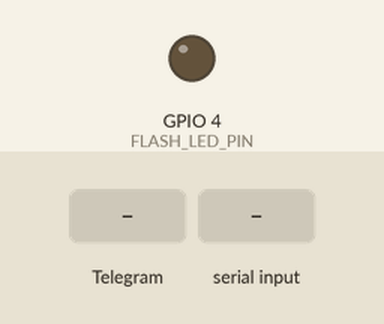
Recording of a sketch running on a simulated ESP32. Parts: output pins drawn as LEDs (lit = HIGH). The test bench sets the inputs (shaded band). WiFi joins after 1.5 s; servers stay silent unless stated; the camera gives no picture; web services answer with replies made up by the test bench; what the sketch prints to the serial monitor is not drawn.

Above: at 3.0 s.
3.1 s: Telegram message "/flash" received
At 3.9 s:
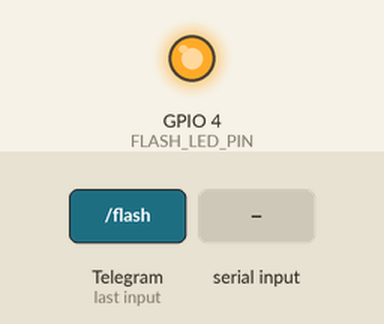
4.9 s: "?\n" received over the second serial link
6.5 s: "!\n" received over the second serial link
8.0 s: Telegram message "/start" received
10.4 s: "@\n" received over the second serial link
11.9 s: Telegram message "/photo" received
Timing chart, 0 to 14.8 s (numbered marks = the images above; inputs shaded):
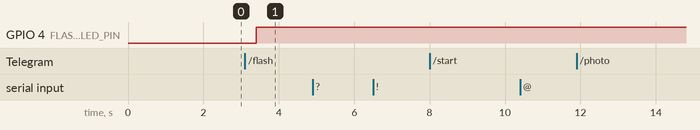

The sketch:

RX_ESP32CAM.ino
```cpp
#include <Arduino.h>
#include <WiFi.h>
#include <WiFiClientSecure.h>
#include "soc/soc.h"
#include "soc/rtc_cntl_reg.h"
#include "esp_camera.h"
#include <UniversalTelegramBot.h>
#include <ArduinoJson.h>

const char* ssid = "AndroidAP";
const char* password = "12345678";

// Initialize Telegram BOT
String BOTtoken = "8338560090:AAFf2iykD6ID4XtykPLC7N3cOeZShMiiHRY";  // your Bot Token (Get from Botfather)

// Use @myidbot to find out the chat ID of an individual or a group
// Also note that you need to click "start" on a bot before it can
// message you
String CHAT_ID = "6861976939";
bool sendPhoto = false;

WiFiClientSecure clientTCP;
UniversalTelegramBot bot(BOTtoken, clientTCP);

#define FLASH_LED_PIN 4
bool flashState = LOW;

String data;
char CharData;
String StringData, dataSubs;
int index1, index2;

int Data_Photo,
    Data_statusTanah,
    Data_nilaiPH;
String status_tanah,
       status_pompa,
       status_PH,
       nilai_PH;

boolean send_statusTanah = false,
        send_statusPH = false;


//Checks for new messages every 1 second.
int botRequestDelay = 1000;
unsigned long lastTimeBotRan;

//CAMERA_MODEL_AI_THINKER
#define PWDN_GPIO_NUM     32
#define RESET_GPIO_NUM    -1
#define XCLK_GPIO_NUM      0
#define SIOD_GPIO_NUM     26
#define SIOC_GPIO_NUM     27

#define Y9_GPIO_NUM       35
#define Y8_GPIO_NUM       34
#define Y7_GPIO_NUM       39
#define Y6_GPIO_NUM       36
#define Y5_GPIO_NUM       21
#define Y4_GPIO_NUM       19
#define Y3_GPIO_NUM       18
#define Y2_GPIO_NUM        5
#define VSYNC_GPIO_NUM    25
#define HREF_GPIO_NUM     23
#define PCLK_GPIO_NUM     22


void configInitCamera() {
  camera_config_t config;
  config.ledc_channel = LEDC_CHANNEL_0;
  config.ledc_timer = LEDC_TIMER_0;
  config.pin_d0 = Y2_GPIO_NUM;
  config.pin_d1 = Y3_GPIO_NUM;
  config.pin_d2 = Y4_GPIO_NUM;
  config.pin_d3 = Y5_GPIO_NUM;
  config.pin_d4 = Y6_GPIO_NUM;
  config.pin_d5 = Y7_GPIO_NUM;
  config.pin_d6 = Y8_GPIO_NUM;
  config.pin_d7 = Y9_GPIO_NUM;
  config.pin_xclk = XCLK_GPIO_NUM;
  config.pin_pclk = PCLK_GPIO_NUM;
  config.pin_vsync = VSYNC_GPIO_NUM;
  config.pin_href = HREF_GPIO_NUM;
  config.pin_sscb_sda = SIOD_GPIO_NUM;
  config.pin_sscb_scl = SIOC_GPIO_NUM;
  config.pin_pwdn = PWDN_GPIO_NUM;
  config.pin_reset = RESET_GPIO_NUM;
  config.xclk_freq_hz = 20000000;
  config.pixel_format = PIXFORMAT_JPEG;

  //init with high specs to pre-allocate larger buffers
  if (psramFound()) {
    config.frame_size = FRAMESIZE_UXGA;
    config.jpeg_quality = 10;  //0-63 lower number means higher quality
    config.fb_count = 2;
  } else {
    config.frame_size = FRAMESIZE_SVGA;
    config.jpeg_quality = 12;  //0-63 lower number means higher quality
    config.fb_count = 1;
  }

  // camera init
  esp_err_t err = esp_camera_init(&config);
  if (err != ESP_OK) {
    Serial.printf("Camera init failed with error 0x%x", err);
    delay(1000);
    ESP.restart();
  }

  // Drop down frame size for higher initial frame rate
  sensor_t * s = esp_camera_sensor_get();
  s->set_framesize(s, FRAMESIZE_CIF);  // UXGA|SXGA|XGA|SVGA|VGA|CIF|QVGA|HQVGA|QQVGA
}


/* -------------------------------- REQ USER TELEGRAM ------------------------------- */
void handleNewMessages(int numNewMessages) {
  Serial.print("Handle New Messages: ");
  Serial.println(numNewMessages);

  for (int i = 0; i < numNewMessages; i++) {
    String chat_id = String(bot.messages[i].chat_id);
    if (chat_id != CHAT_ID) {
      bot.sendMessage(chat_id, "Unauthorized user", "");
      continue;
    }

    // Print the received message
    String text = bot.messages[i].text;
    Serial.println(text);
    String from_name = bot.messages[i].from_name;

    /* -------------------------------- START REQUEST ------------------------------- */
    if (text == "/start") {
      String welcome = "Selamat Datang , " + from_name + "\n";
      welcome += "Gunakan Commands Berikut : \n";
      welcome += "/photo : Foto Objek\n";
      welcome += "/flash : Menyalakan Flash Kamera\n";
      welcome += "/cekkondisi : Mengecek Kondisi (Tanah, Pompa, PH dan Foto Objek)\n";
      bot.sendMessage(CHAT_ID, welcome, "");
    }
    /* -------------------------------- FLASH REQUEST ------------------------------- */
    if (text == "/flash") {
      flashState = !flashState;
      digitalWrite(FLASH_LED_PIN, flashState);
      Serial.println("Change flash LED state");
    }
    /* -------------------------------- PHOTO REQUEST ------------------------------- */
    if (text == "/photo") {
      sendPhoto = true;
      Serial.println("New photo request");
    }
    /* ------------------------------ CEK KONDISI REQUEST --------------------------- */
    if (text == "/cekkondisi") {
      /* ------------------- DATA REQUEST ARDUINO: 1 -> REQ KONDISI ----------------- */
      Serial2.print("#1?");
      sendPhoto = true;
      Serial.println("New photo request and Condition");
    }
  }
}

String sendPhotoTelegram() {
  const char* myDomain = "api.telegram.org";
  String getAll = "";
  String getBody = "";

  camera_fb_t * fb = NULL;
  fb = esp_camera_fb_get();
  if (!fb) {
    Serial.println("Camera capture failed");
    delay(1000);
    ESP.restart();
    return "Camera capture failed";
  }

  Serial.println("Connect to " + String(myDomain));


  if (clientTCP.connect(myDomain, 443)) {
    Serial.println("Connection successful");

    String head = "--electroniclinic\r\nContent-Disposition: form-data; name=\"chat_id\"; \r\n\r\n" + CHAT_ID + "\r\n--electroniclinic\r\nContent-Disposition: form-data; name=\"photo\"; filename=\"esp32-cam.jpg\"\r\nContent-Type: image/jpeg\r\n\r\n";
    String tail = "\r\n--electroniclinic--\r\n";

    uint16_t imageLen = fb->len;
    uint16_t extraLen = head.length() + tail.length();
    uint16_t totalLen = imageLen + extraLen;

    clientTCP.println("POST /bot" + BOTtoken + "/sendPhoto HTTP/1.1");
    clientTCP.println("Host: " + String(myDomain));
    clientTCP.println("Content-Length: " + String(totalLen));
    clientTCP.println("Content-Type: multipart/form-data; boundary=electroniclinic");
    clientTCP.println();
    clientTCP.print(head);

    uint8_t *fbBuf = fb->buf;
    size_t fbLen = fb->len;
    for (size_t n = 0; n < fbLen; n = n + 1024) {
      if (n + 1024 < fbLen) {
        clientTCP.write(fbBuf, 1024);
        fbBuf += 1024;
      }
      else if (fbLen % 1024 > 0) {
        size_t remainder = fbLen % 1024;
        clientTCP.write(fbBuf, remainder);
      }
    }

    clientTCP.print(tail);

    esp_camera_fb_return(fb);

    int waitTime = 10000;   // timeout 10 seconds
    long startTimer = millis();
    boolean state = false;

    while ((startTimer + waitTime) > millis()) {
      Serial.print(".");
      delay(100);
      while (clientTCP.available()) {
        char c = clientTCP.read();
        if (state == true) getBody += String(c);
        if (c == '\n') {
          if (getAll.length() == 0) state = true;
          getAll = "";
        }
        else if (c != '\r')
          getAll += String(c);
        startTimer = millis();
      }
      if (getBody.length() > 0) break;
    }
    clientTCP.stop();
    Serial.println(getBody);

  }
  else {
    getBody = "Connected to api.telegram.org failed.";
    Serial.println("Connected to api.telegram.org failed.");
  }
  return getBody;

}

void setup() {
  WRITE_PERI_REG(RTC_CNTL_BROWN_OUT_REG, 0);
  /* -------------------------------------SERIAL MONITOR ----------------------------------- */
  Serial.begin(115200);
  /* -------------------------------- SERIAL KOMUNIKASI DATA ------------------------------- */
  Serial2.begin(9600, SERIAL_8N1, 14, 15);

  /* -------------------------------------- FLASH OUTPUT ----------------------------------- */
  pinMode(FLASH_LED_PIN, OUTPUT);
  digitalWrite(FLASH_LED_PIN, flashState);
  configInitCamera();

  /* ------------------------------------ CONNECT WIFI AP ---------------------------------- */
  WiFi.mode(WIFI_STA);
  Serial.println();
  Serial.print("Connecting to ");
  Serial.println(ssid);
  WiFi.begin(ssid, password);
  clientTCP.setCACert(TELEGRAM_CERTIFICATE_ROOT); // Add root certificate for api.telegram.org
  while (WiFi.status() != WL_CONNECTED) {
    Serial.print(".");
    delay(500);
  }
  Serial.println();
  Serial.print("ESP32-CAM IP Address: ");
  Serial.println(WiFi.localIP());
}

void loop() {

  /* ---------------------------------- BACA DATA DARI ARDUINO ------------------------------ */
  while (Serial2.available() > 0)
  {
    //delay(10);
    CharData = Serial2.read();
    StringData += CharData;

    /* ------------- PARSING DATA MASUK DARI ARDUINO -> PENGIRIMAN FOTO OTOMATIS ------------ */
    if (StringData.length() > 0 && CharData == '?')
    {
      index1 = StringData.indexOf('#');
      index2 = StringData.indexOf('?', index1 + 1);
      dataSubs = StringData.substring(index1 + 1, index2);
      StringData = "";

      //Mengubah Data String ke Float
      char buf[dataSubs.length()];
      dataSubs.toCharArray(buf, dataSubs.length() + 1);
      float Data11 = atof(buf);

      /* ----------------------------- DATA MASUK DARI ARDUINO (FOTO) ----------------------- */
      Data_Photo = Data11;
      Serial.print("Data Photo : ");
      Serial.println(Data_Photo);

      /* ------------------- DATA 1 -> TANAH KERING MNGIRIMKAN FOTO OTOMATIS ---------------- */
      if (Data_Photo == 1) {
        sendPhoto = true;
        Serial.println("New photo request");
      }
      /* ---------------------- DATA 2 -> PH BASA MNGIRIMKAN FOTO OTOMATIS ------------------ */
      else if (Data_Photo == 2) {
        sendPhoto = true;
        Serial.println("New photo request");
      }
    }

    /* --------- PARSING DATA MASUK DARI ARDUINO -> DATA STATUS TANAH DAN STATUS PH --------- */
    else if (StringData.length() > 0 && CharData == '!')
    {
      index1 = StringData.indexOf('#');
      index2 = StringData.indexOf('!', index1 + 1);
      dataSubs = StringData.substring(index1 + 1, index2);
      StringData = "";

      //Mengubah Data String ke Float
      char buf[dataSubs.length()];
      dataSubs.toCharArray(buf, dataSubs.length() + 1);
      float Data11 = atof(buf);

      /* ------------------------ DATA MASUK DARI ARDUINO (STATUS TANAH) --------------------- */
      Data_statusTanah = Data11;
      Serial.print("Status Tanah : ");
      Serial.println(Data_statusTanah);

      /* -------------------------------- 1 -> STATUS TANAH BASAH ---------------------------- */
      if (Data_statusTanah == 1) {
        status_tanah = "Basah";
        status_pompa = "OFF";
      }
      /* -------------------------------- 2 -> STATUS TANAH NORMAL --------------------------- */
      else if (Data_statusTanah == 2) {
        status_tanah = "Normal";
        status_pompa = "OFF";
      }
      /* -------------------------------- 3 -> STATUS TANAH KERING --------------------------- */
      else if (Data_statusTanah == 3) {
        status_tanah = "Kering";
        status_pompa = "ON";
      }

      /* ---------------------------------- 11 -> STATUS PH ASAM ----------------------------- */
      if (Data_statusTanah == 11) {
        status_PH = "Status PH : Asam\n";
      }
      /* ---------------------------------- 22 -> STATUS PH NORMAL --------------------------- */
      else if (Data_statusTanah == 22) {
        status_PH = "Status PH : Normal\n";
      }
      /* ---------------------------------- 33 -> STATUS PH BASA ----------------------------- */
      else if (Data_statusTanah == 33) {
        status_PH = "Status PH : Basa\n";
      }
      send_statusTanah = true;
    }

    /* ----------------------- PARSING DATA MASUK DARI ARDUINO -> NILAI PH ------------------- */
    else if (StringData.length() > 0 && CharData == '@')
    {
      index1 = StringData.indexOf('#');
      index2 = StringData.indexOf('@', index1 + 1);
      dataSubs = StringData.substring(index1 + 1, index2);
      StringData = "";

      //Mengubah Data String ke Float
      char buf[dataSubs.length()];
      dataSubs.toCharArray(buf, dataSubs.length() + 1);
      float Data111 = atof(buf);

      /* -------------------------- DATA MASUK DARI ARDUINO (NILAI PH) ------------------------ */
      Data_nilaiPH = Data111;
      Serial.print("Nilai PH : ");
      Serial.println(Data_nilaiPH);

      /* ------------------------------------- DATA NILAI PH ---------------------------------- */
      nilai_PH = "Nilai PH : " + String(Data_nilaiPH);
      send_statusPH = true;

      /* ------------------------ PESAN TELEGRAM STATUS TANAH DAN PH LENGKAP ------------------ */
      String texttt;
      texttt = "Pengecekan Kondisi : \n";
      texttt += "Status Tanah : " + String(status_tanah) + "\n";
      texttt += "Pompa : " + String(status_pompa) + "\n";
      texttt += status_PH;
      texttt += nilai_PH + "\n\n";
      texttt += "Terong belum siap dipanen";
      bot.sendMessage(CHAT_ID, texttt, "");
    }
  }

  /* ------------------------------------ REQUEST FOTO TELEGRAM ------------------------------- */
  if (sendPhoto) {
    Serial.println("Preparing photo");
    sendPhotoTelegram();
    sendPhoto = false;
  }

  /* -------------------------- MILLIS PEMBACAAN REQ USER DARI TELEGRAM ----------------------- */
  if (millis() > lastTimeBotRan + botRequestDelay)  {
    int numNewMessages = bot.getUpdates(bot.last_message_received + 1);
    while (numNewMessages) {
      Serial.println("got response");
      handleNewMessages(numNewMessages);
      numNewMessages = bot.getUpdates(bot.last_message_received + 1);
    }
    lastTimeBotRan = millis();
  }
}
```

Measured:
- after the input at 3.1 s, GPIO 4 (FLASH_LED_PIN): LOW → HIGH after 0.31 s
- after the input at 4.9 s, every drawn part: stays the same
- after the input at 6.5 s, every drawn part: stays the same
- after the input at 8.0 s, every drawn part: stays the same
- after the input at 10.4 s, every drawn part: stays the same
- after the input at 11.9 s, every drawn part: stays the same
